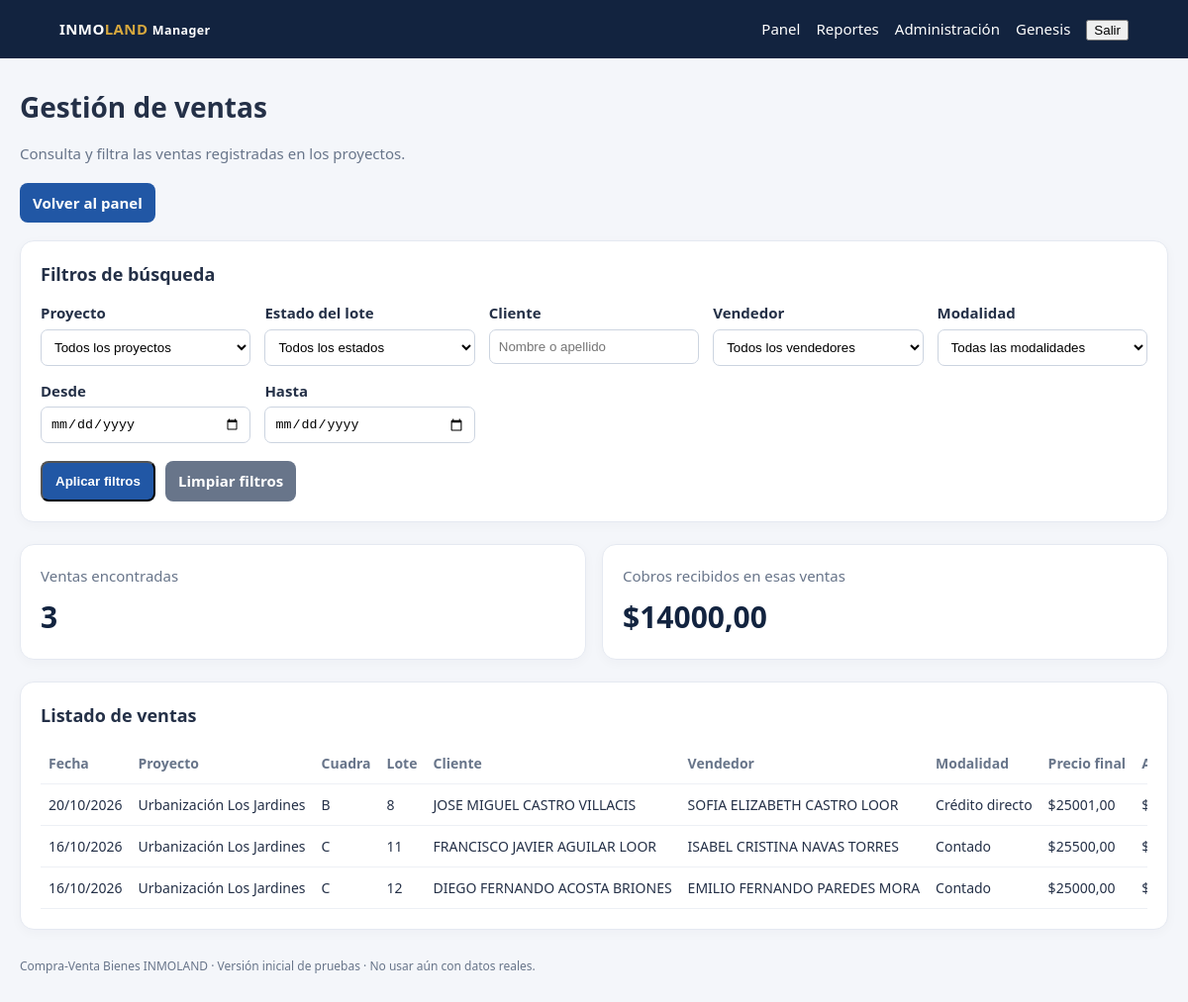
/ventas/ (signed in), run on the app's committed database.
### core/models.py (models this page shows, shortened)
class Sale(models.Model):
    class SaleType(models.TextChoices):
        CASH = "cash", "Contado"
        CREDIT = "credit", "Crédito directo"
    lot = models.ForeignKey(Lot, on_delete=models.PROTECT, related_name="sales", verbose_name="Lote")
    client = models.ForeignKey(Client, on_delete=models.PROTECT, related_name="sales", verbose_name="Cliente")
    seller = models.ForeignKey(Seller, on_delete=models.PROTECT, related_name="sales", verbose_name="Vendedor")
    sale_type = models.CharField("Modalidad", max_length=10, choices=SaleType.choices)
    sale_date = models.DateField("Fecha de venta", default=timezone.localdate)
    final_price = models.DecimalField("Precio final", max_digits=14, decimal_places=2, validators=[MinValueValidator(0)])
    initial_payment = models.DecimalField("Abono inicial", max_digits=14, decimal_places=2, default=0, validators=[MinValueValidator(0)])
    credit_months = models.PositiveSmallIntegerField(
        "Plazo del crédito (meses)",
        default=30,
    )
    interest_type = models.CharField(
        "Tipo de interés",
        max_length=15,
        choices=[
            ("none", "Sin intereses"),
            ("monthly_rate", "Con tasa mensual"),
        ],
        default="none",
    )
    monthly_interest_rate = models.DecimalField(
    "Tasa de interés mensual (%)",
    max_digits=6,
    decimal_places=3,
    default=0,
    validators=[MinValueValidator(0)],
)
    notes = models.TextField("Notas", blank=True)
    class Meta:
        ordering = ["-sale_date", "-id"]
        verbose_name = "Venta"
        verbose_name_plural = "Ventas"
    @property
    def total_paid(self):
        payments_total = self.payments.aggregate(
            total=models.Sum("amount")
        )["total"] or Decimal("0.00")
        return self.initial_payment + payments_total

class Lot(models.Model):
    class Status(models.TextChoices):
        AVAILABLE = "available", "Disponible"
        RESERVED = "reserved", "Separado"
        PROMISE = "promise", "Promesa firmada"
        DEED = "deed", "Escriturado"
        CASH = "cash", "Vendido al contado"
        CREDIT = "credit", "Vendido a crédito"
    project = models.ForeignKey(Project, on_delete=models.PROTECT, related_name="lots", verbose_name="Proyecto")
    number = models.CharField("Número de lote", max_length=30)
    block = models.CharField("Manzana / cuadra", max_length=30, blank=True)
    block_ref = models.ForeignKey("Block", on_delete=models.SET_NULL, null=True, blank=True, related_name="lots", verbose_name="Cuadra o manzana")
    street = models.CharField("Calle / ubicación", max_length=150, blank=True)
    area_m2 = models.DecimalField("Superficie (m²)", max_digits=10, decimal_places=2, default=0, validators=[MinValueValidator(0)])
    front_m = models.DecimalField("Frente (m)", max_digits=8, decimal_places=2, null=True, blank=True, validators=[MinValueValidator(0)])
    back_m = models.DecimalField("Fondo / lado posterior (m)", max_digits=8, decimal_places=2, null=True, blank=True, validators=[MinValueValidator(0)])
    right_side_m = models.DecimalField("Lado derecho (m)", max_digits=8, decimal_places=2, null=True, blank=True, validators=[MinValueValidator(0)])
    left_side_m = models.DecimalField("Lado izquierdo (m)", max_digits=8, decimal_places=2, null=True, blank=True, validators=[MinValueValidator(0)])
    sale_price = models.DecimalField("Precio de venta", max_digits=14, decimal_places=2, validators=[MinValueValidator(0)])
    status = models.CharField("Estado", max_length=20, choices=Status.choices, default=Status.AVAILABLE)
    notes = models.TextField("Notas", blank=True)
    class Meta:
        ordering = ["project", "block", "number"]
        constraints = [models.UniqueConstraint(fields=["project", "number"], name="unique_lot_number_per_project")]
        verbose_name = "Lote"
        verbose_name_plural = "Lotes"

class Project(models.Model):
    name = models.CharField("Nombre del proyecto", max_length=150)
    location = models.CharField("Ubicación", max_length=200, blank=True)
    acquisition_cost = models.DecimalField("Costo de adquisición", max_digits=14, decimal_places=2, default=0, validators=[MinValueValidator(0)])
    development_costs = models.DecimalField("Gastos de urbanización", max_digits=14, decimal_places=2, default=0, validators=[MinValueValidator(0)])
    notes = models.TextField("Notas", blank=True)
    created_at = models.DateTimeField("Creado", auto_now_add=True)
    plan_image = models.ImageField(
    "Plano del proyecto",
    upload_to="planos_proyectos/",
    blank=True,
    null=True,
)
    class Meta:
        ordering = ["name"]
        verbose_name = "Proyecto"
        verbose_name_plural = "Proyectos"

class Client(models.Model):
    first_name = models.CharField("Nombres", max_length=100)
    last_name = models.CharField("Apellidos", max_length=100)
    identification = models.CharField("Cédula/RUC", max_length=20, blank=True)
    phone = models.CharField("Teléfono", max_length=30, blank=True)
    email = models.EmailField("Correo electrónico", blank=True)
    whatsapp = models.CharField("WhatsApp", max_length=30, blank=True)
    accepts_notifications = models.BooleanField("Acepta notificaciones", default=False)
    notes = models.TextField("Notas", blank=True)
    class Meta:
        ordering = ["last_name", "first_name"]
        verbose_name = "Cliente"
        verbose_name_plural = "Clientes"
    def __str__(self):
        return f"{self.first_name} {self.last_name}"

class Seller(models.Model):
    user = models.OneToOneField(settings.AUTH_USER_MODEL, on_delete=models.SET_NULL, null=True, blank=True, verbose_name="Usuario vinculado")
    name = models.CharField("Nombre del vendedor", max_length=150)
    fixed_commission = models.DecimalField("Comisión por lote", max_digits=12, decimal_places=2, default=Decimal("1000.00"))
    is_sales_manager = models.BooleanField("Es jefe de ventas", default=False)
    active = models.BooleanField("Activo", default=True)
    class Meta:
        ordering = ["name"]
        verbose_name = "Vendedor"
        verbose_name_plural = "Vendedores"

### core/ventas_views.py (the view)
# urls.py: path("ventas/", lista_ventas, name="lista_ventas"),
@login_required
def lista_ventas(request):
    ventas = Sale.objects.select_related(
        "lot",
        "lot__project",
        "client",
        "seller",
    ).prefetch_related("payments")
    proyectos = Project.objects.all()
    proyecto_id = request.GET.get("proyecto", "").strip()
    estado = request.GET.get("estado", "").strip()
    cliente = request.GET.get("cliente", "").strip()
    vendedor_id = request.GET.get("vendedor", "").strip()
    modalidad = request.GET.get("modalidad", "").strip()
    fecha_desde = request.GET.get("desde", "").strip()
    fecha_hasta = request.GET.get("hasta", "").strip()
    if proyecto_id:
        ventas = ventas.filter(lot__project_id=proyecto_id)
    if estado:
        ventas = ventas.filter(lot__status=estado)
    if cliente:
        ventas = ventas.filter(
            client__first_name__icontains=cliente
        ) | ventas.filter(
            client__last_name__icontains=cliente
        )
    if vendedor_id:
        ventas = ventas.filter(seller_id=vendedor_id)
    if modalidad:
        ventas = ventas.filter(sale_type=modalidad)
    if fecha_desde:
        ventas = ventas.filter(sale_date__gte=fecha_desde)
    if fecha_hasta:
        ventas = ventas.filter(sale_date__lte=fecha_hasta)
    ventas = ventas.distinct()
    total_ventas = ventas.count()
    total_cobrado = sum(
        (
            venta.initial_payment + venta.total_paid
            for venta in ventas
        ),
        start=Decimal("0.00"),
    )
    for venta in ventas:
        venta.total_pagado_calculado = (
            venta.initial_payment + venta.total_paid
        )
        venta.saldo_pendiente = max(
            Decimal("0.00"),
            venta.final_price - venta.total_pagado_calculado
        )
    contexto = {
        "ventas": ventas,
        "proyectos": proyectos,
        "estados_lote": Lot.Status.choices,
        "vendedores": Seller.objects.filter(active=True),
        "total_ventas": total_ventas,
        "total_cobrado": total_cobrado,
        "filtros": {
            "proyecto": proyecto_id,
            "estado": estado,
            "cliente": cliente,
            "vendedor": vendedor_id,
            "modalidad": modalidad,
            "desde": fecha_desde,
            "hasta": fecha_hasta,
        },
    }
    return render(request, "core/lista_ventas.html", contexto)

### core/templates/core/lista_ventas.html (shortened to what this page needs)
{% extends "base.html" %}
{% block content %}
<h1>Gestión de ventas</h1>
<p class="sub">Consulta y filtra las ventas registradas en los proyectos.</p>
<div style="margin:18px 0">
    <a class="btn" href="/">Volver al panel</a>
</div>
<div class="card" style="margin-bottom:20px">
    <h2>Filtros de búsqueda</h2>
    <form method="get">
        <div style="display:grid;grid-template-columns:repeat(auto-fit,minmax(200px,1fr));gap:14px">
            <label>Proyecto
                <select name="proyecto">
                    <option value="">Todos los proyectos</option>
                </select>
            </label>
            <label>Estado del lote
                <select name="estado">
                    <option value="">Todos los estados</option>
                </select>
            </label>
            <label>Cliente
                <input type="text" name="cliente"
                       value="{{ filtros.cliente }}"
                       placeholder="Nombre o apellido">
            </label>
            <label>Vendedor
                <select name="vendedor">
                    <option value="">Todos los vendedores</option>
                </select>
            </label>
            <label>Modalidad
                <select name="modalidad">
                    <option value="">Todas las modalidades</option>
                </select>
            </label>
            <label>Desde
                <input type="date" name="desde" value="{{ filtros.desde }}">
            </label>
            <label>Hasta
                <input type="date" name="hasta" value="{{ filtros.hasta }}">
            </label>
        </div>
        <div style="margin-top:18px;display:flex;gap:10px;flex-wrap:wrap">
            <button class="btn" type="submit">Aplicar filtros</button>
            <a class="btn" href="/ventas/" style="background:#68758a">Limpiar filtros</a>
        </div>
    </form>
</div>
<div class="cards">
    <div class="card">
        <div class="sub">Ventas encontradas</div>
        <div class="metric">{{ total_ventas }}</div>
    </div>
    <div class="card">
        <div class="sub">Cobros recibidos en esas ventas</div>
        <div class="metric">${{ total_cobrado|floatformat:2 }}</div>
    </div>
</div>
<div class="card">
    <h2>Listado de ventas</h2>
    <div class="table-wrap">
        <table>
            <thead>
                <tr>
                    <th>Fecha</th>
                    <th>Proyecto</th>
                    <th>Cuadra</th>
                    <th>Lote</th>
                    <th>Cliente</th>
                    <th>Vendedor</th>
                    <th>Modalidad</th>
                    <th>Precio final</th>
                    <th>Abono inicial</th>
                </tr>
            </thead>
            <tbody>
                {% for venta in ventas %}
                <tr>
                    <td>{{ venta.sale_date|date:"d/m/Y" }}</td>
                    <td>{{ venta.lot.project.name }}</td>
                    <td>{{ venta.lot.block|default:"—" }}</td>
                    <td>{{ venta.lot.number }}</td>
                    <td>{{ venta.client }}</td>
                    <td>{{ venta.seller.name }}</td>
                    <td>{{ venta.get_sale_type_display }}</td>
                    <td>${{ venta.final_price|floatformat:2 }}</td>
                    <td>${{ venta.initial_payment|floatformat:2 }}</td>
                </tr>
                {% empty %}
                <tr>
                    <td colspan="12" class="sub">
                        No se encontraron ventas con los filtros seleccionados.
                    </td>
                </tr>
                {% endfor %}
            </tbody>
        </table>
    </div>
</div>
{% endblock %}

### templates/base.html (shortened to what this page needs)
<!doctype html>
<html lang="es">
<head>
</head>
<body>
<header>
  <div class="brand">INMO<span>LAND</span> <small>Manager</small></div>
  <nav>
  {% if user.is_authenticated %}
    <a href="/">Panel</a>
    <a href="{% url 'reportes_index' %}">Reportes</a>
    <a href="/admin/">Administración</a>
    <span>{{ user.username }}</span>
    <form action="{% url 'logout' %}" method="post" style="margin:0">{% csrf_token %}<button type="submit">Salir</button></form>
  {% endif %}
</nav>
</header>
<main class="container">{% block content %}{% endblock %}
<div class="footer">Compra-Venta Bienes INMOLAND · Versión inicial de pruebas · No usar aún con datos reales.</div>
</main>
</body>
</html>

### templates/base.html (style rules this page uses)
:root { --navy:#12233f;--blue:#2157a5;--gold:#d7a83e;--bg:#f4f6fa;--text:#243047;--muted:#68758a }
* { box-sizing:border-box }
body { margin:0;background:var(--bg);color:var(--text);font:15px/1.5 system-ui,-apple-system,Segoe UI,sans-serif }
header { background:var(--navy);color:#fff;padding:18px 5%;display:flex;justify-content:space-between;align-items:center;gap:20px;flex-wrap:wrap }
.brand { font-weight:800;letter-spacing:.4px }
.brand span { color:var(--gold) }
nav { display:flex;gap:16px;align-items:center;flex-wrap:wrap }
a { color:var(--blue);text-decoration:none }
header a { color:#fff }
.container { max-width:1200px;margin:28px auto;padding:0 20px }
.sub { color:var(--muted) }
.cards { display:grid;grid-template-columns:repeat(auto-fit,minmax(180px,1fr));gap:16px;margin:22px 0 }
.card { background:#fff;border:1px solid #e5e9f1;border-radius:14px;padding:20px;box-shadow:0 3px 12px #13213b08 }
.metric { font-size:30px;font-weight:800;margin-top:8px;color:var(--navy) }
h1 { font-size:28px;margin:0 }
h2 { font-size:18px;margin:0 0 14px }
.table-wrap { overflow-x:auto }
table { width:100%;border-collapse:collapse;font-size:14px }
th,td { text-align:left;padding:10px 8px;border-bottom:1px solid #edf0f5;white-space:nowrap }
th { color:var(--muted);font-weight:650 }
.btn { display:inline-block;background:var(--blue);color:#fff;padding:9px 13px;border-radius:8px;font-weight:650 }
.footer { margin-top:28px;color:var(--muted);font-size:12px }
input { max-width:100%;padding:9px;border:1px solid #ccd4e0;border-radius:7px }
select, input[type="date"], input[type="text"] { width: 100%; max-width: 100%; padding: 9px; border: 1px solid #ccd4e0; border-radius: 7px; background: #fff; }
label { display: block; font-weight: 600; }
label input, label select { display: block; margin-top: 5px; }

### data on the page
Sale: sale_date "20/10/2026", lot.project.name "Urbanización Los Jardines", lot.block "B", lot.number "8", client "JOSE MIGUEL CASTRO VILLACIS", seller.name "SOFIA ELIZABETH CASTRO LOOR", sale_type "Crédito directo", final_price "25001,00"
Sale: sale_date "16/10/2026", lot.project.name "Urbanización Los Jardines", lot.block "C", lot.number "11", client "FRANCISCO JAVIER AGUILAR LOOR", seller.name "ISABEL CRISTINA NAVAS TORRES", sale_type "Contado", final_price "25500,00"
Sale: sale_date "16/10/2026", lot.project.name "Urbanización Los Jardines", lot.block "C", lot.number "12", client "DIEGO FERNANDO ACOSTA BRIONES", seller.name "EMILIO FERNANDO PAREDES MORA", sale_type "Contado", final_price "25000,00"

### other printed values
{{ user.username }} "Genesis"
{{ total_ventas }} "3"
{{ total_cobrado|floatformat:2 }} "14000,00"
